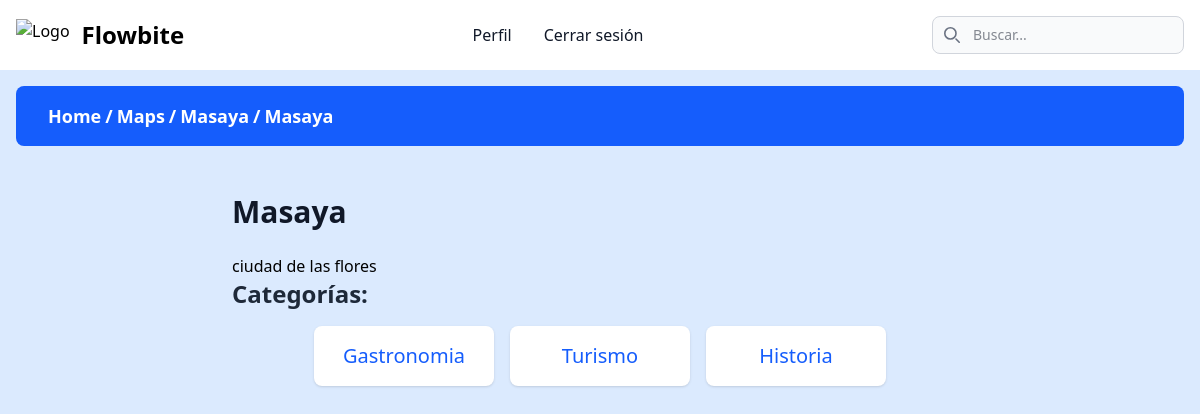
The page /home/maps/Masaya/options (signed in) on the database its author committed.
### page/models.py (models this page shows, shortened)
class Department(models.Model):
    name = models.CharField(max_length=100, unique=True)
    description = models.TextField(blank=True, null=True)

class Municipality(models.Model):
    name = models.CharField(max_length=100)
    description = models.TextField(blank=True, null=True)
    department = models.ForeignKey(Department, on_delete=models.CASCADE, related_name='municipalities')

class Category(models.Model):
    name = models.CharField(max_length=100, unique=True)

### page/views.py (the view, shortened to what this page needs)
# urls.py: path('home/maps/<str:municipality_name>/options', municipality_options_and_content, name='municipality-options'),
@login_required(login_url='user-login')
@never_cache
def municipality_options_and_content(request, municipality_name):
    municipality = get_object_or_404(Municipality, name=municipality_name)
    department = municipality.department
    categories = Category.objects.all()
    category_name = request.GET.get('category')
    content_html = ''
    selected_category = None
    return render(request, "page/municipality_options.html", {
        "municipality": municipality,
        "department": department,
        "categories": categories,
    })

### page/templates/page/municipality_options.html (shortened to what this page needs)
{% extends 'rally_nicaragua/base.html' %}
{% load breadcrumbs %}
{% load static %}
{% block content %}
{% render_breadcrumb %}
<div class="container mx-auto px-4 py-8 max-w-3xl">
    <h2 class="text-3xl font-extrabold text-gray-900 mb-6">
        {{ municipality.name }}
    </h2>
    {{ municipality.description }}
    {% if categories %}
    <h3 class="text-2xl font-semibold text-gray-800 mb-4">Categorías:</h3>
    <ul class="flex justify-center items-center flex-wrap gap-4">
        {% for category in categories %}
        <li
            class="bg-white p-4 rounded-lg shadow-sm hover:shadow-md transition-shadow duration-200 flex-shrink-0 min-w-[180px] max-w-[250px]">
            <button class="block text-xl font-medium text-blue-600 hover:text-blue-800 w-full text-center"
                data-name="{{ category.name }}" type="button">
                {{ category.name }}
            </button>
        </li>
        {% endfor %}
    </ul>
    {% else %}
    <p class="text-gray-600 italic">No hay categorías disponibles para este municipio.</p>
    {% endif %}
</div>
{% endblock %}

### templates/components/breadcrumb.html
<div class="flex justify-center items-center p-4  w-full z-20">
  <div
    class="flex justify-start items-center w-full max-w-7xl bg-blue-600 backdrop-blur-sm py-4 px-8 rounded-lg flex-wrap gap-1">
    {% for item in breadcrumb %}
    {% if item.url %}
    <a href="{{ item.url }}" class="text-white font-bold text-lg">{{ item.name }}</a>
    {% if not forloop.last %}
    <span class="text-white font-bold text-lg">/</span>
    {% endif %}
    {% else %}
    <span class="text-white font-bold text-lg">{{ item.name }}</span>
    {% endif %}
    {% endfor %}
  </div>
</div>

### rows shown on the page
Department: name "Masaya"
Municipality: name "Masaya", name "Masaya", description "ciudad de las flores"
Category: name "Gastronomia"
Category: name "Turismo"
Category: name "Historia"

### other values the page prints
{{ item.name }} "Home" "Maps"
